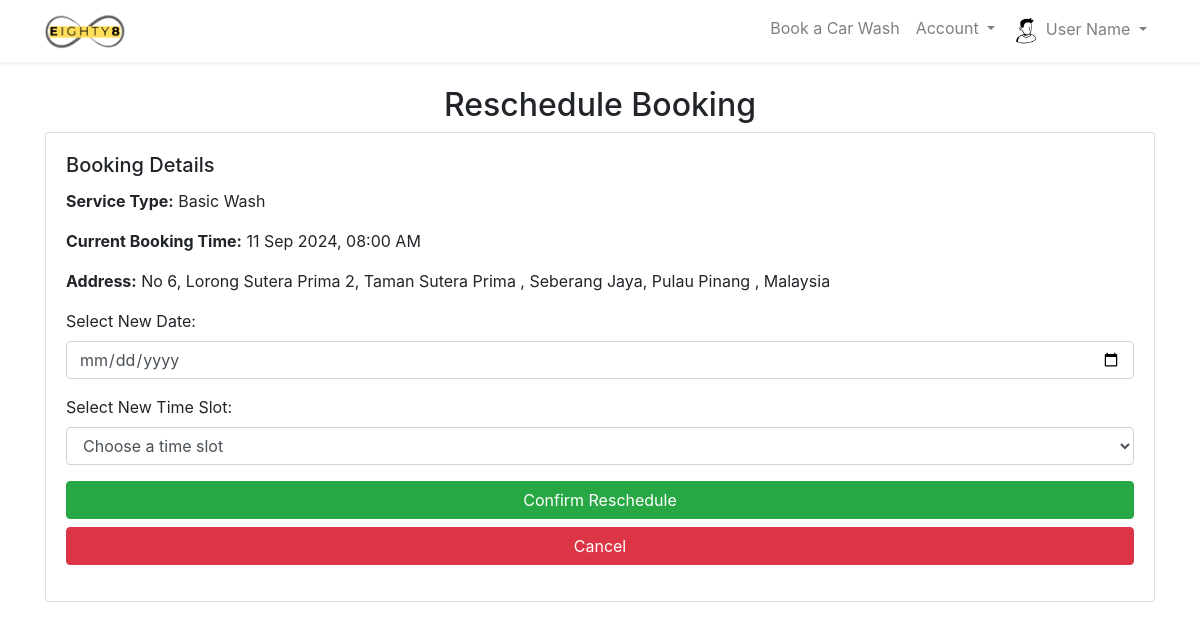
/User/reschedule_booking.php?booking_id=12 (signed in), run on the app's committed database.
### tables this page shows
CREATE TABLE `booking` (
  `booking_id` int(11) NOT NULL,
  `user_id` int(11) NOT NULL,
  `service_type` varchar(255) NOT NULL,
  `booking_type` varchar(255) NOT NULL,
  `price` varchar(255) NOT NULL,
  `booking_time` datetime NOT NULL,
  `phone_no` varchar(255) NOT NULL,
  `payment_status` varchar(255) NOT NULL,
  `rider_id` varchar(255) NOT NULL,
  `status` varchar(255) NOT NULL,
  `address_line_1` varchar(255) NOT NULL,
  `address_line_2` varchar(255) NOT NULL,
  `postcode` varchar(255) NOT NULL,
  `city` varchar(255) NOT NULL,
  `state` varchar(255) NOT NULL,
  `country` varchar(255) NOT NULL
);

CREATE TABLE `users` (
  `id` bigint(20) NOT NULL,
  `username` varchar(255) NOT NULL,
  `password` varchar(255) NOT NULL,
  `email` varchar(255) NOT NULL,
  `address_line_1` varchar(255) NOT NULL,
  `address_line_2` varchar(255) NOT NULL,
  `postcode` varchar(255) NOT NULL,
  `city` varchar(255) NOT NULL,
  `state` varchar(255) NOT NULL,
  `country` varchar(255) NOT NULL,
  `phone_no` varchar(255) NOT NULL,
  `acc_status` varchar(255) NOT NULL,
  `full_name` varchar(255) NOT NULL,
  `created_at` timestamp NOT NULL DEFAULT current_timestamp() ON UPDATE current_timestamp()
);

### User/reschedule_booking.php (the view, shortened to what this page needs)
<?php
include '../includes/topbar.php';
$booking_id = $_GET['booking_id'];
$query = "SELECT b.service_type, b.booking_time, b.postcode, b.price, b.user_id, b.rider_id, u.address_line_1, u.address_line_2, u.city, u.state, u.country
          FROM booking b
          JOIN users u ON b.user_id = u.id
          WHERE b.booking_id = ?";
$stmt = $conn->prepare($query);
$stmt->bind_param("i", $booking_id);
$stmt->execute();
$result = $stmt->get_result();
$booking = $result->fetch_assoc();
?>
<!DOCTYPE html>
<html lang="en">
<head>
    <link rel="stylesheet" href="https://stackpath.bootstrapcdn.com/bootstrap/4.5.2/css/bootstrap.min.css">
</head>
<body>
<div class="container">
    <h2 class="text-center mt-4">Reschedule Booking</h2>
    <div class="card">
        <div class="card-body">
            <h5 class="card-title">Booking Details</h5>
            <p><strong>Service Type:</strong> <?php echo htmlspecialchars($booking['service_type']); ?></p>
            <p><strong>Current Booking Time:</strong> <?php echo date('d M Y, h:i A', strtotime($booking['booking_time'])); ?></p>
            <p><strong>Address:</strong> <?php echo htmlspecialchars("{$booking['address_line_1']}, {$booking['address_line_2']}, {$booking['city']}, {$booking['state']}, {$booking['country']}"); ?></p>
            <form action="php/update_reschedule.php" method="POST">
                <div class="form-group">
                    <label for="new_date">Select New Date:</label>
                    <input type="date" class="form-control" id="new_date" name="new_date" required>
                </div>
                <div class="form-group">
                    <label for="new_time">Select New Time Slot:</label>
                    <select class="form-control" id="new_time" name="new_time" required>
                        <option value="">Choose a time slot</option>
                    </select>
                </div>
                <button type="submit" class="btn btn-success btn-block">Confirm Reschedule</button>
                <a href="view_booking.php" class="btn btn-danger btn-block">Cancel</a>
            </form>
        </div>
    </div>
</div>
</body>
</html>

### data on the page
booking: service_type "Basic Wash", booking_time "11 Sep 2024, 08:00 AM", user.country "No 6, Lorong Sutera Prima 2, Taman Sutera Prima , Seberang Jaya, Pulau Pinang , Malaysia"
